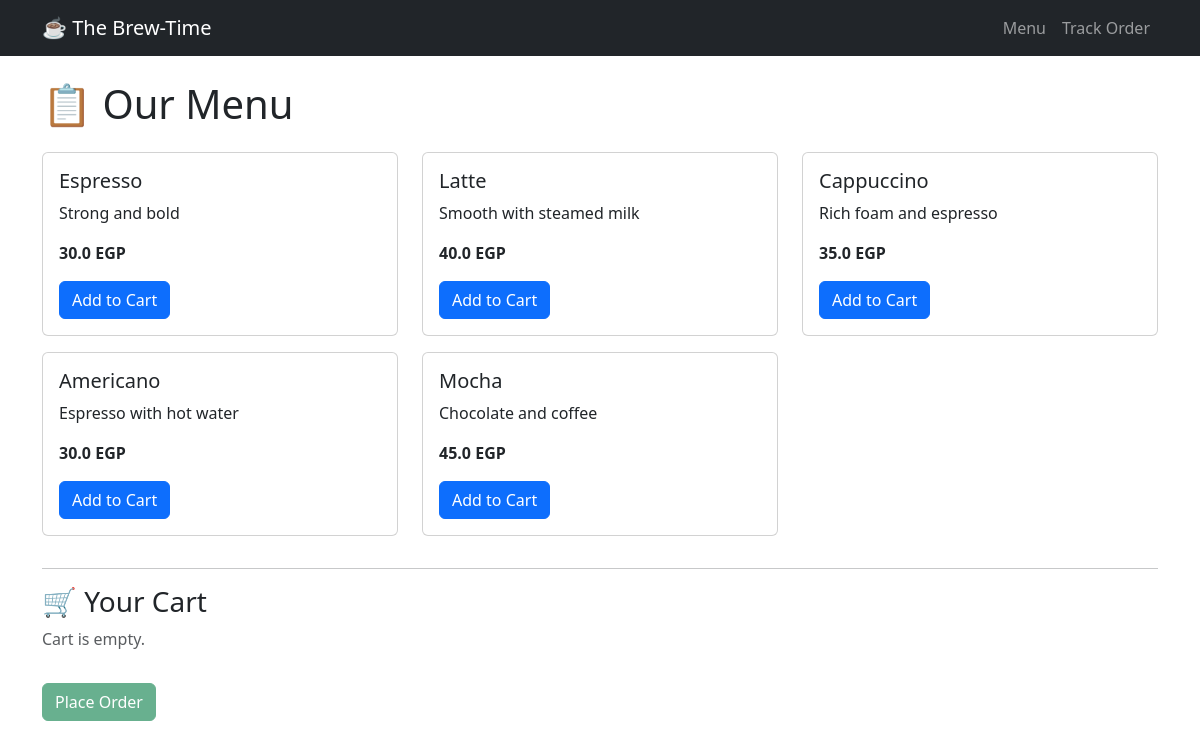
The page / on the database its author committed.
### models.py (models this page shows, shortened)
class Product(db.Model):
    id = db.Column(db.Integer, primary_key=True)
    name = db.Column(db.String(80), nullable=False)
    description = db.Column(db.String(200))
    price = db.Column(db.Float, nullable=False)

### app.py (the view)
@app.route('/')
def menu():
    products = Product.query.all()
    return render_template('index.html', products=products)

### templates/index.html (shortened to what this page needs)
{% extends "base.html" %}
{% block content %}
<h1 class="mb-4">📋 Our Menu</h1>
<div class="row">
    {% for product in products %}
    <div class="col-md-4 mb-3">
        <div class="card">
            <div class="card-body">
                <h5 class="card-title">{{ product.name }}</h5>
                <p class="card-text">{{ product.description }}</p>
                <p class="card-text"><strong>{{ product.price }} EGP</strong></p>
                <button class="btn btn-primary add-to-cart"
                        data-id="{{ product.id }}"
                        data-name="{{ product.name }}"
                        data-price="{{ product.price }}">Add to Cart</button>
            </div>
        </div>
    </div>
    {% endfor %}
</div>
<hr>
<div class="row">
    <div class="col-md-6">
        <h3>🛒 Your Cart</h3>
        <div id="cart-container">
            <p class="text-muted">Cart is empty.</p>
        </div>
        <button id="checkout-btn" class="btn btn-success mt-3" disabled>Place Order</button>
    </div>
</div>
{% endblock %}

### templates/base.html (shortened to what this page needs)
<!DOCTYPE html>
<html lang="en">
<head>
    <link href="https://cdn.jsdelivr.net/npm/bootstrap@5.3.0/dist/css/bootstrap.min.css" rel="stylesheet">
</head>
<body>
    <nav class="navbar navbar-expand-lg navbar-dark bg-dark">
        <div class="container">
            <a class="navbar-brand" href="/">☕ The Brew-Time</a>
            <div class="navbar-nav">
                <a class="nav-link" href="/">Menu</a>
                <a class="nav-link" href="/track">Track Order</a>
            </div>
        </div>
    </nav>
    <div class="container mt-4">
        {% block content %}{% endblock %}
    </div>
</body>
</html>

### rows shown on the page
Product: name "Espresso", description "Strong and bold", price "30.0"
Product: name "Latte", description "Smooth with steamed milk", price "40.0"
Product: name "Cappuccino", description "Rich foam and espresso", price "35.0"
Product: name "Americano", description "Espresso with hot water", price "30.0"
Product: name "Mocha", description "Chocolate and coffee", price "45.0"
